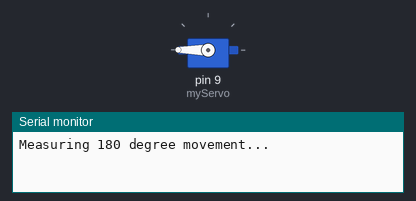
A sketch run on a simulated Arduino Uno, built with avr-gcc and run on an emulated ATmega328P. Shown: servo, the last lines printed to the serial monitor.

Above: at 0.05 s.
At 6.0 s:
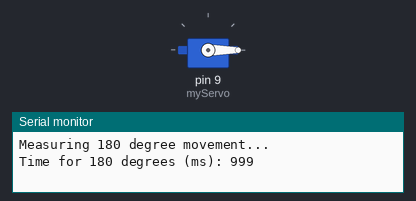
Timing chart, 0 to 7.8 s (numbered marks = the images above):
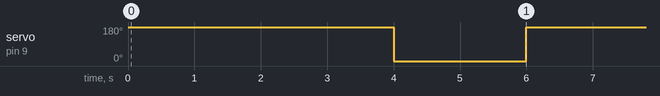

The sketch:

8-2.B2.ino
```cpp
#include <Servo.h>

Servo myServo;

void setup() {
  Serial.begin(9600);
  myServo.attach(9);
}

void loop() {

  Serial.println("Measuring 180 degree movement...");

  unsigned long startTime = millis();

  myServo.write(180);   // move to 180

  delay(1000); // give it time to complete movement

  unsigned long endTime = millis();

  unsigned long duration = endTime - startTime;

  Serial.print("Time for 180 degrees (ms): ");
  Serial.println(duration);

  delay(3000);

  // move back to start for repeat
  myServo.write(0);
  delay(2000);
}
```

Measured:
- by itself, servo on pin 9 (myServo): alternates 180° for 4.0 s and 0° for 2.0 s
